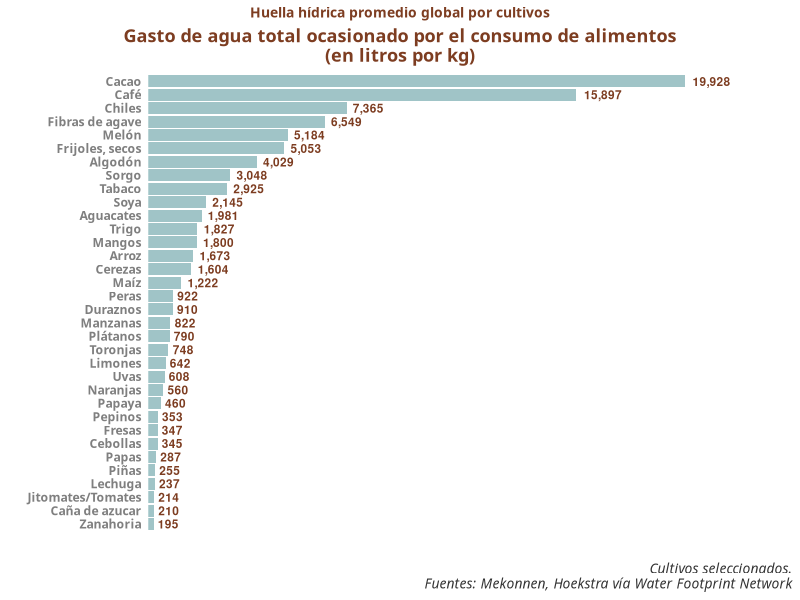
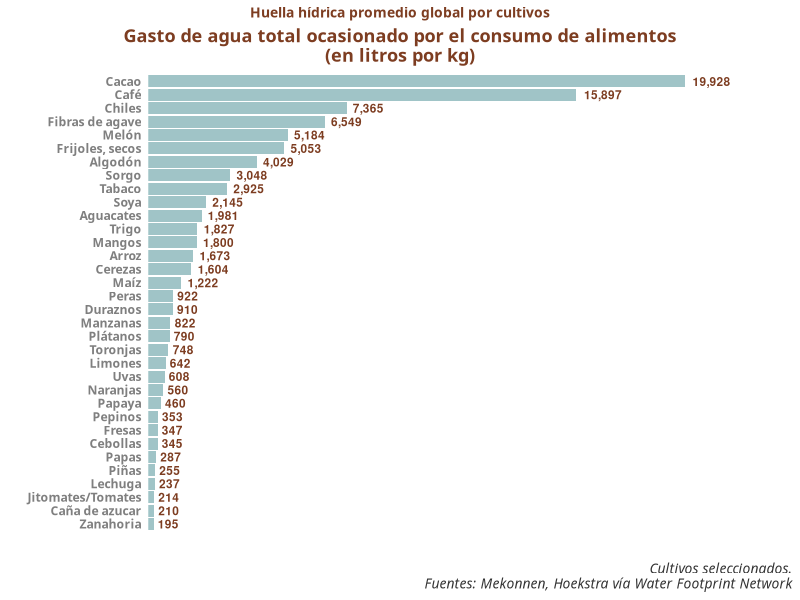

Write the R code that produced these figures, in order.
# Librerias:
library(tidyverse)
library(ggtext)

# Datos:
bd <- tibble::tribble(
                 ~Crop,            ~Cultivo, ~Green, ~Blue, ~Grey, ~Total,
               "Wheat",             "Trigo",  1277L,  342L,  207L,  1827L,
                "Rice",             "Arroz",  1146L,  341L,  187L,  1673L,
               "Maize",              "Maíz",   947L,   81L,  194L,  1222L,
             "Sorghum",             "Sorgo",  2857L,  103L,   87L,  3048L,
            "Potatoes",             "Papas",   191L,   33L,   63L,   287L,
          "Sugar Cane",    "Caña de azucar",   139L,   57L,   13L,   210L,
          "Beans, Dry",   "Frijoles, secos",  3945L,  125L,  983L,  5053L,
          "Soya beans",              "Soya",  2037L,   70L,   37L,  2145L,
               "Melon",             "Melón",  5087L,   56L,   41L,  5184L,
             "Lettuce",           "Lechuga",   153L,   28L,   77L,   237L,
            "Tomatoes", "Jitomates/Tomates",   108L,   63L,   43L,   214L,
           "Cucumbers",           "Pepinos",   206L,   42L,  105L,   353L,
              "Onions",          "Cebollas",   192L,   88L,   65L,   345L,
             "Carrots",         "Zanahoria",   106L,   28L,   61L,   195L,
             "Bananas",          "Plátanos",   660L,   97L,   33L,   790L,
             "Oranges",          "Naranjas",   401L,  110L,   49L,   560L,
          "Tangerines",          "Toronjas",   479L,  118L,  152L,   748L,
              "Lemons",           "Limones",   432L,  152L,   58L,   642L,
              "Apples",          "Manzanas",   561L,  133L,  127L,   822L,
               "Pears",             "Peras",   645L,   94L,  183L,   922L,
            "Cherries",           "Cerezas",   961L,  531L,  112L,  1604L,
             "Peaches",          "Duraznos",   583L,  188L,  139L,   910L,
        "Strawberries",            "Fresas",   201L,  209L,   37L,   347L,
              "Grapes",              "Uvas",   425L,   97L,   87L,   608L,
             "Mangoes",            "Mangos",  1314L,  362L,  124L,  1800L,
            "Avocados",         "Aguacates",   849L,  283L,  849L,  1981L,
          "Pineapples",             "Piñas",   215L,    9L,   31L,   255L,
              "Coffee",              "Café", 15249L,  116L,  532L, 15897L,
         "Cocoa beans",             "Cacao", 19745L,    4L,  179L, 19928L,
             "Chilies",            "Chiles",  5869L, 1125L,  371L,  7365L,
         "Agave Fibre",   "Fibras de agave",  6434L,    9L,  106L,  6549L,
             "Tobacco",            "Tabaco",  2021L,  205L,  700L,  2925L,
             "Papayas",            "Papaya",   399L,   40L,   21L,   460L,
         "Seed Cotton",         "Algodón",  2282L, 1306L,  440L,  4029L
        )

# m3       1000 L     1 ton
# ----- * ------  *  -------
# ton      1 m3      1000 kg


bd = bd %>%
  mutate(Gotas = round(Total/100))

# Gráfica:
bd %>%
  ggplot(aes(x = reorder(Cultivo, Total),
             y = Total)) +
  geom_col(fill = "#A0C4C7") +
  geom_text(aes(label = prettyNum(Total, big.mark = ",")),
            hjust = -0.2,
            fontface = "bold",
            size = 3,
            color = "#7d3d21") +
  # geom_dotplot(stat = "identity")
  coord_flip() +
  labs(title = "Huella hídrica promedio global por cultivos",
       x = "", y = "",
       subtitle = "Gasto de agua total ocasionado por el consumo de alimentos\n(en litros por kg)",
       caption = "Cultivos seleccionados.\nFuentes: Mekonnen, Hoekstra vía Water Footprint Network") +
  scale_y_continuous(expand = expansion(c(0, 0.2), 1)) +
  theme(text = element_text(family = "Poppins",
                            face = "bold"),
        axis.text.x = element_blank(),
        panel.border = element_blank(),
        panel.background = element_rect(fill = "white"),
        plot.subtitle = element_text(size = 13,
                                     family = "EB Garamond",
                                     color = "#7d3d21",
                                     face = "bold",
                                     hjust = 0.5),
        plot.title = element_text(size = 10,
                                  family = "EB Garamond",
                                  color = "#7d3d21",
                                  hjust = 0.5),
        plot.caption.position = "plot",
        plot.title.position = "plot",
        # plot.subtitle.position = "plot",
        axis.ticks = element_blank(),
        panel.grid =  element_blank(),
        axis.text.y = element_text(color = "gray50"),
        legend.position = "bottom",
        plot.caption = element_text(hjust = 1,
                                        color = "gray20",
                                        size = 10,
                                        face = "italic")) +
  guides(fill = guide_legend())

ggsave("gasto_agua_cultivo.png",
       device = "png",
       height = 13.5/2,
       width = 10.8/2)

